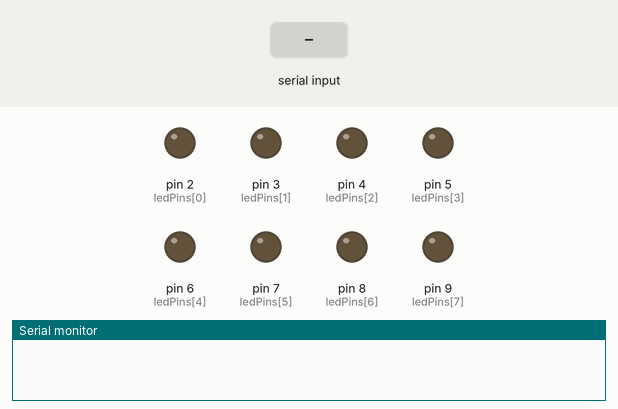
Recording of a sketch running on a simulated Arduino Uno, built with avr-gcc and run on an emulated ATmega328P. Parts: output pins drawn as LEDs (lit = HIGH), the last lines printed to the serial monitor. The test bench sets the inputs (shaded band).

Above: at 1.2 s.
1.3 s: "90,45\n" received over Serial
At 1.9 s:
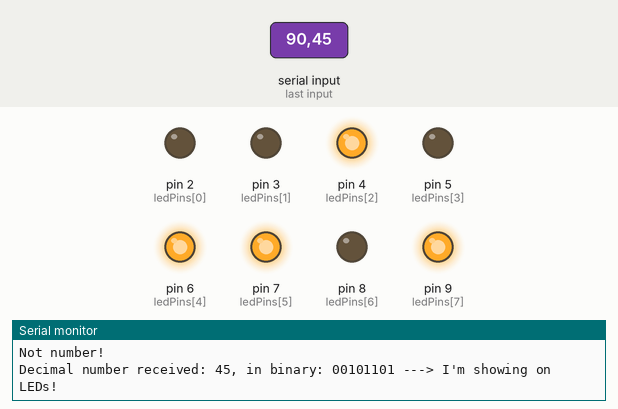
2.8 s: "30,150\n" received over Serial
At 4.0 s:
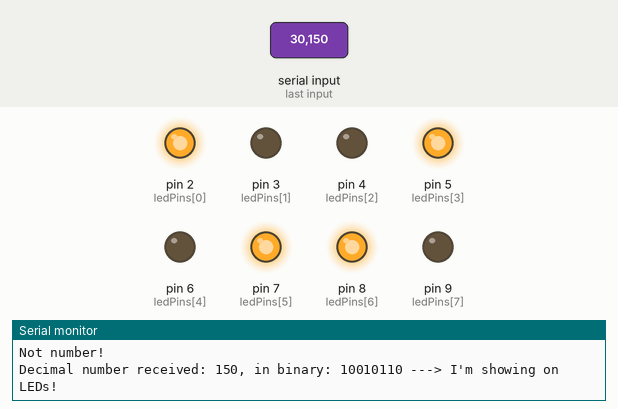
4.3 s: "1\n" received over Serial
At 4.8 s:
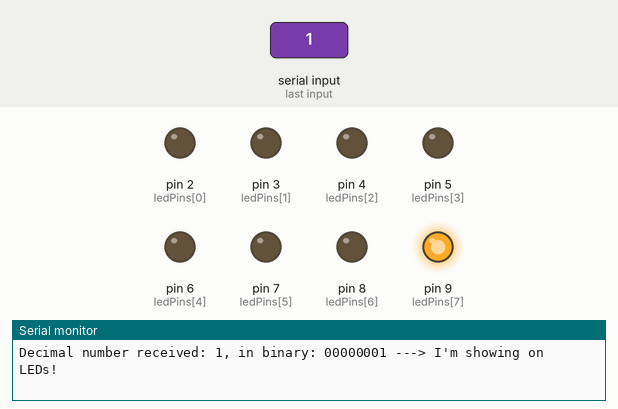
5.8 s: "5\n" received over Serial
At 7.0 s:
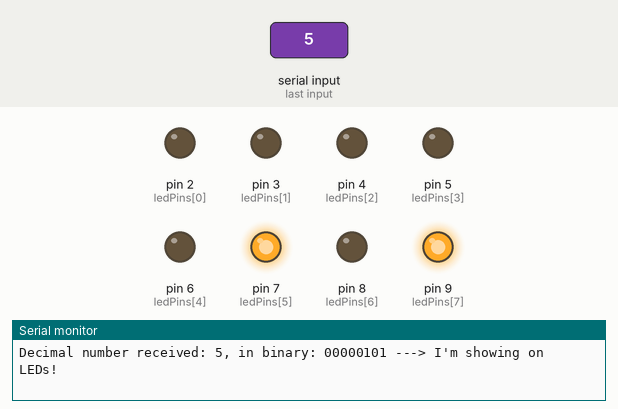
7.3 s: "90\n" received over Serial
At 8.3 s:
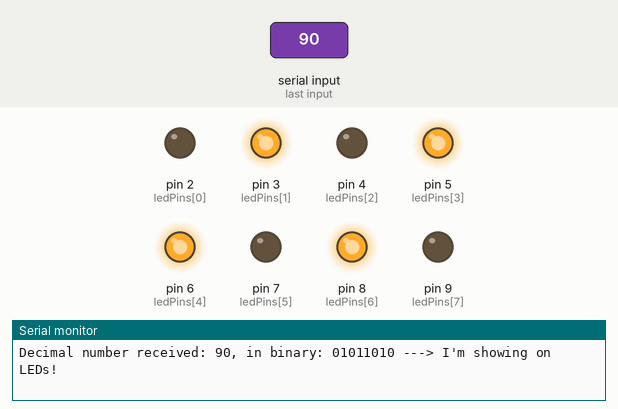
8.8 s: "200\n" received over Serial
At 9.5 s:
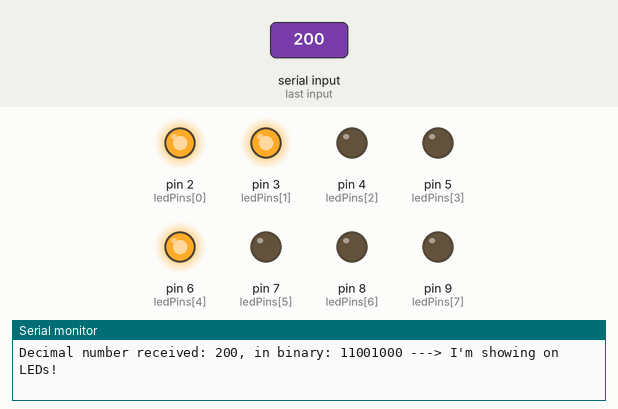
Timing chart, 0 to 11.3 s (numbered marks = the images above; inputs shaded):
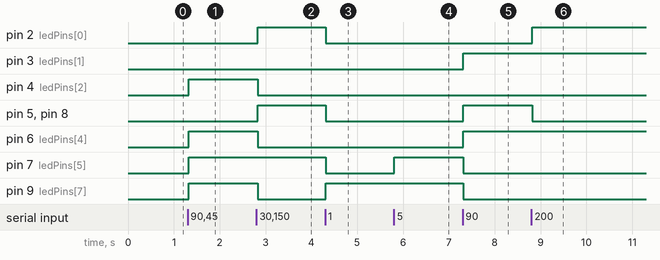

The sketch:

ReadSerialMon_DecToBin_ShowLED.ino
```cpp
/*
 *
 *This program demonstrate how read an integer number from serial monitor. Then from this decimal
 *number we make a binary number, and show this binary number with LEDs.
 *As we have 8 LEDs only, the min. number is 1, de max. number is 255.
 *It is interesting to see how LEDs change to 1,2,4,8,16,32,64,128, or we just add DEC 1 to these numbers.
 *Also interesting type 85 and 170.
 *Have fun.
 *
 *Gábor Jánvári, 01.2019.
 */

int ledPins[] = {2,3,4,5,6,7,8,9}; //LED channels we use
int number; // the decimal number
int* binary=new int[8]; // we can store the binary number in this array

void setup() {
  Serial.begin(9600); //setup serial port
  for(int i = 0; i < 8; i++){
    pinMode(ledPins[i],OUTPUT); //we use this to set each LED pin to output
  }
}

void loop()
  {
    if (Serial.available() > 0) // is a character available?
    {
      number=Serial.parseInt(); // reading a row, as an integer number (on monitor, choose new row option)
      if (Serial.read()=='\n') // if no more character in the row (we get one integer number in the previous line)
      {
        if ((number >= 1) && (number <= 255)) //check the number
        {
          Serial.print("Decimal number received: "); // print the DEC number
          Serial.print(number);
          binary=decToBin(number);// call the decToBin method,
          Serial.print(", in binary: " );
          for (int i=0;i<=7;i++) //print the elements of binary array
          {
            Serial.print(binary[i]);
          }
          Serial.print(" ---> I'm showing on LEDs!");
          Serial.println();
          deleteLEDScreen(); //must switch off all LEDs, may be the previous number is shown
          showBinaryOnLED(decToBin(number)); // call the lights up method, we could use binary array too as a
          //parameter
        }
        else
        {
          Serial.println("Number must be min. 1 max. 255!");
        }
      }
      else
      {
        Serial.println("Not number!");
      }
    }
  }

//This method convert a decimal number to a binary number. The result will be in an array.
int* decToBin(int number)
  {
    static int  s[8]; //a template array
    /*That is the algorithm to convert, as we know we want an 8 length binary number we can use for
     *Since we get the last binary digit in the first step, we have to use the 7-0=7, for the last
     *array place. In the second round 7-1=6, and so on. We could use "i", but after the cicle we should have
     *reverse the elements of the array. This way no need another for cicle.
     */
    for (int i=0;i<=7;i++)
    {
      if ((number%2)==0)
      {
        s[7-i]=0;
      }
      else
      {
        s[7-i]=1;
      }
      number=number/2;
    }
    return s;
  }

//This simple method lights on that LEDs, where is '1' in the array.
void showBinaryOnLED(int* s)
  {
    for (int i=0;i<=7;i++)
    {
      if (s[i]==1) digitalWrite(ledPins[i],HIGH);
    }
  }

//This simple method switch off all LEDs.
void deleteLEDScreen()
  {
    for (int i=0;i<=7;i++)
    {
      digitalWrite(ledPins[i],LOW);
    }
  }
```

Measured:
- after the input at 1.3 s, pin 4 (ledPins[2]), pin 6 (ledPins[4]), pin 7 (ledPins[5]), pin 9 (ledPins[7]): LOW → HIGH at once
- after the input at 2.8 s, pin 2 (ledPins[0]), pin 5 (ledPins[3]), pin 8 (ledPins[6]): LOW → HIGH at once; pin 4 (ledPins[2]), pin 6 (ledPins[4]), pin 9 (ledPins[7]): HIGH → LOW at once
- after the input at 4.3 s, pin 2 (ledPins[0]), pin 5 (ledPins[3]), pin 7 (ledPins[5]), pin 8 (ledPins[6]): HIGH → LOW at once; pin 9 (ledPins[7]): LOW → HIGH at once
- after the input at 5.8 s, pin 7 (ledPins[5]): LOW → HIGH at once
- after the input at 7.3 s, pin 3 (ledPins[1]), pin 5 (ledPins[3]), pin 6 (ledPins[4]), pin 8 (ledPins[6]): LOW → HIGH at once; pin 7 (ledPins[5]), pin 9 (ledPins[7]): HIGH → LOW at once
- after the input at 8.8 s, pin 2 (ledPins[0]): LOW → HIGH at once; pin 5 (ledPins[3]), pin 8 (ledPins[6]): HIGH → LOW at once
